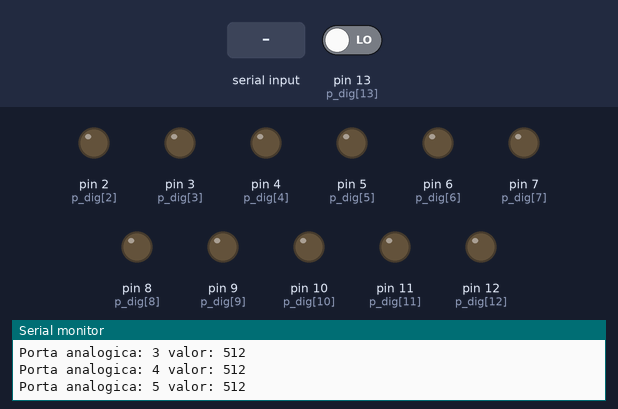
Simulated run of this sketch. Board: Arduino Uno, built with avr-gcc and run on an emulated ATmega328P. Shown: output pins drawn as LEDs (lit = HIGH), the last lines printed to the serial monitor. The test bench sets the inputs (shaded band); at power-on: pin 13 (p_dig[13]) LOW.

Above: at 8.0 s.
8.1 s: "A" received over Serial
At 10.2 s:
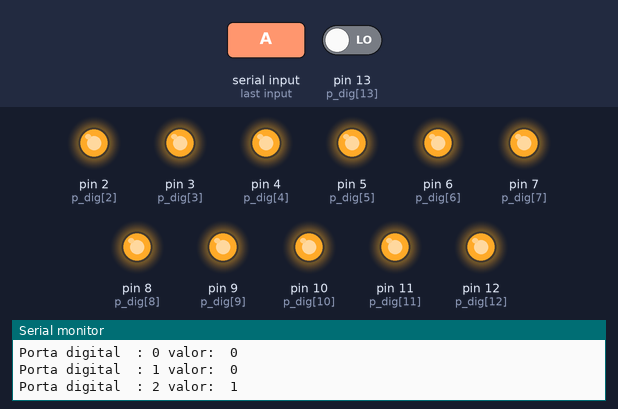
10.5 s: byte 76 ('L') received over Serial
At 11.9 s:
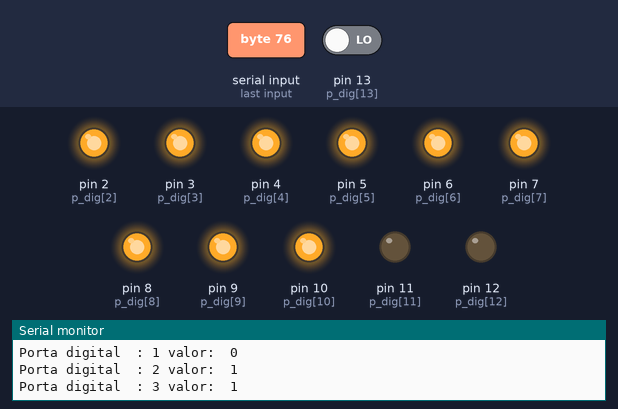
12.5 s: byte 77 ('M') received over Serial
At 13.4 s:
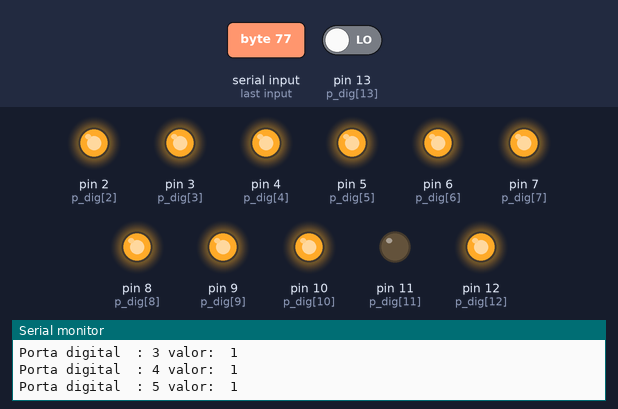
14.5 s: "B" received over Serial
At 16.2 s:
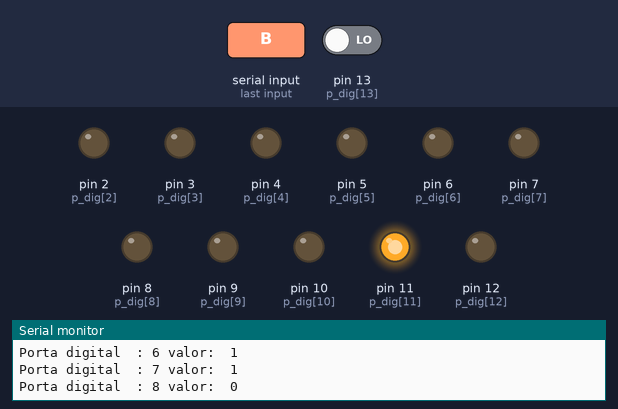
16.5 s: "C" received over Serial
At 17.7 s:
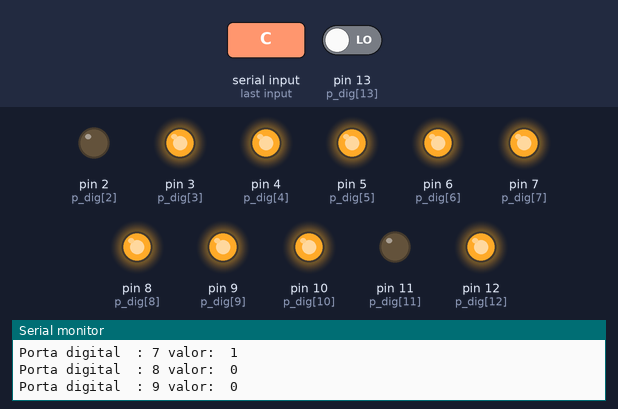
18.5 s: "D" received over Serial
At 19.3 s:
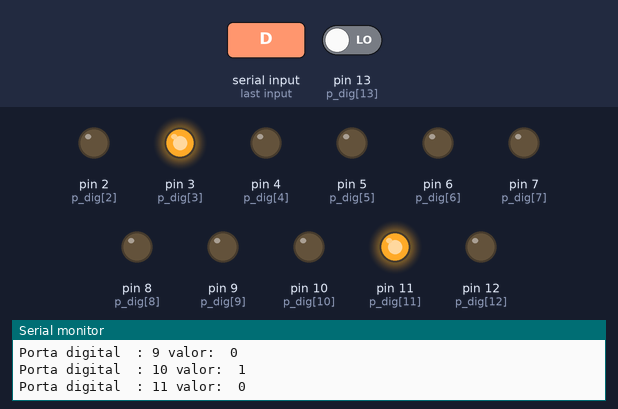
Timing chart, 0 to 21.5 s (numbered marks = the images above; inputs shaded):
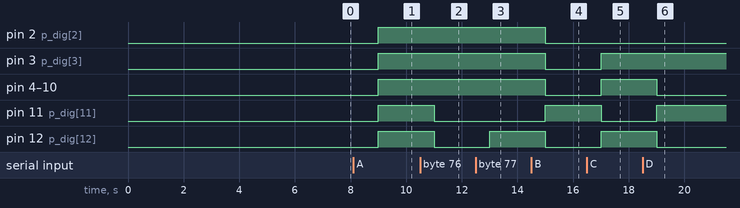

Measured:
- after the input at 8.1 s, pin 2 (p_dig[2]), pin 3 (p_dig[3]), pin 4 (p_dig[4]), pin 5 (p_dig[5]), pin 6 (p_dig[6]), pin 7 (p_dig[7]), pin 8 (p_dig[8]), pin 9 (p_dig[9]), pin 10 (p_dig[10]), pin 11 (p_dig[11]), pin 12 (p_dig[12]): LOW → HIGH after 0.90 s
- after the input at 10.5 s, pin 11 (p_dig[11]), pin 12 (p_dig[12]): HIGH → LOW after 0.51 s
- after the input at 12.5 s, pin 12 (p_dig[12]): LOW → HIGH after 0.51 s
- after the input at 14.5 s, pin 2 (p_dig[2]), pin 3 (p_dig[3]), pin 4 (p_dig[4]), pin 5 (p_dig[5]), pin 6 (p_dig[6]), pin 7 (p_dig[7]), pin 8 (p_dig[8]), pin 9 (p_dig[9]), pin 10 (p_dig[10]), pin 12 (p_dig[12]): HIGH → LOW after 0.51 s; pin 11 (p_dig[11]): LOW → HIGH after 0.51 s
- after the input at 16.5 s, pin 3 (p_dig[3]), pin 4 (p_dig[4]), pin 5 (p_dig[5]), pin 6 (p_dig[6]), pin 7 (p_dig[7]), pin 8 (p_dig[8]), pin 9 (p_dig[9]), pin 10 (p_dig[10]), pin 12 (p_dig[12]): LOW → HIGH after 0.51 s; pin 11 (p_dig[11]): HIGH → LOW after 0.51 s
- after the input at 18.5 s, pin 4 (p_dig[4]), pin 5 (p_dig[5]), pin 6 (p_dig[6]), pin 7 (p_dig[7]), pin 8 (p_dig[8]), pin 9 (p_dig[9]), pin 10 (p_dig[10]), pin 12 (p_dig[12]): HIGH → LOW after 0.51 s; pin 11 (p_dig[11]): LOW → HIGH after 0.51 s

The sketch:

Arduino_com_retorno_serial_ok.ino
```cpp
#include <SoftwareSerial.h>   //Inlcui a biblioteca SoftwareSerial.h

byte p_ana[6]  = {'A0', 'A1', 'A2', 'A3', 'A4', 'A5'};

byte p_dig[14] = {0, 1, 2, 3, 4, 5, 6, 7, 8, 9, 10, 11, 12, 13};

int n_loop = 0;

void setup() {
  Serial.begin(9600);    //configura comunicação serial com 9600 bps

  for (int nD = 0; nD < 13; nD++) {
    pinMode(p_dig[nD], OUTPUT);
  }

  for (int nA = 0; nA <= 5; nA++) {
    pinMode(p_ana[nA], OUTPUT);
  }

}
void loop() {
  delay(1000);
  n_loop ++;
  Serial.println(n_loop);

  for (int nA = 0; nA <= 5; nA++) {
    delay(1000);
    Serial.print("Porta analogica: ");
    Serial.print(nA);
    Serial.print(" valor: ");
    Serial.println(analogRead(p_ana[nA]));
  }

  for (int nD = 0; nD <= 13; nD++) {
    getSerial();
    delay(1000);
    Serial.print("Porta digital  : ");
    Serial.print(nD);
    Serial.print(" valor:  ");
    Serial.println(digitalRead(p_dig[nD]));
  }
}

void getSerial()
{
  if (Serial.available())
  {
    switch (Serial.read())
    {
      case 'A':
      //  digitalWrite(1, !digitalRead(1));
      case 'B':
        digitalWrite(2, !digitalRead(2));
      case 'C':
        digitalWrite(3, !digitalRead(3));
      case 'D':
        digitalWrite(4, !digitalRead(4));
      case 'E':
        digitalWrite(5, !digitalRead(5));
      case 'F':
        digitalWrite(6, !digitalRead(6));
      case 'G':
        digitalWrite(7, !digitalRead(7));
      case 'H':
        digitalWrite(8, !digitalRead(8));
      case 'I':
        digitalWrite(9, !digitalRead(9));
      case 'J':
        digitalWrite(10, !digitalRead(10));
      case 'L':
        digitalWrite(11, !digitalRead(11));
      case 'M':
        digitalWrite(12, !digitalRead(12));
      case 'N':
       // digitalWrite(13, !digitalRead(13));
      break;
    }
  }
}
```
